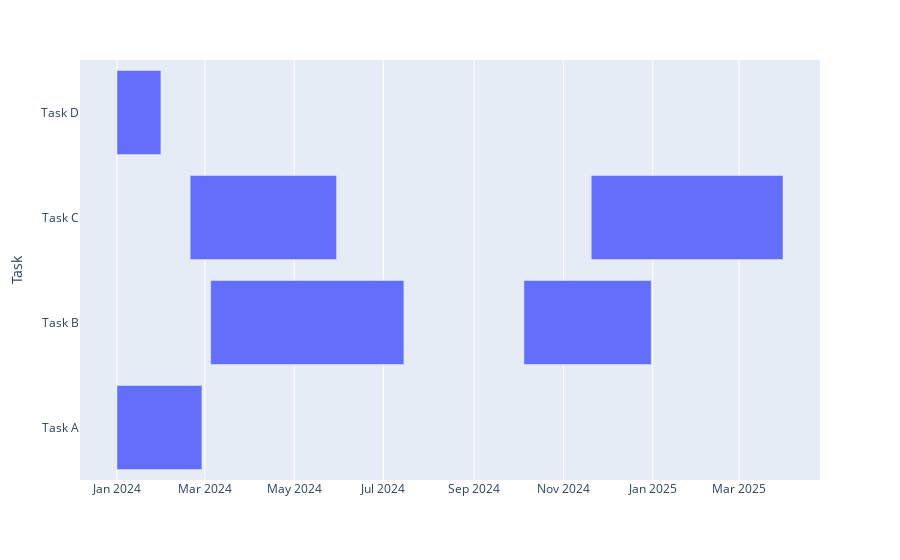

Write notebook code for a chart like this one.
### Markdown cell above
2. Make a minimal bar chart by using the function `timeline`

### Code cell
fig = px.timeline(df, x_start='Start', x_end='Finish', y='Task')
fig.show()

### Figure 1 — Plotly figure (JSON) as saved in the notebook; plotly's stock layout.template omitted (floating-point values rounded to 4 significant figures)
{"data": [{"alignmentgroup": "True", "base": ["2024-01-01", "2024-03-05", "2024-02-20", "2024-01-01", "2024-10-05", "2024-11-20"], "hovertemplate": "Start=%{base}<br>Finish=%{x}<br>Task=%{y}<extra></extra>", "legendgroup": "", "marker": {"color": "#636efa", "pattern": {"shape": ""}}, "name": "", "offsetgroup": "", "orientation": "h", "showlegend": false, "textposition": "auto", "type": "bar", "x": [5011200000, 11404800000, 8640000000, 2592000000, 7516800000, 11318400000], "xaxis": "x", "y": ["Task A", "Task B", "Task C", "Task D", "Task B", "Task C"], "yaxis": "y"}], "layout": {"barmode": "overlay", "legend": {"tracegroupgap": 0}, "margin": {"t": 60}, "xaxis": {"anchor": "y", "domain": [0, 1], "type": "date"}, "yaxis": {"anchor": "x", "domain": [0, 1], "title": {"text": "Task"}}}}
